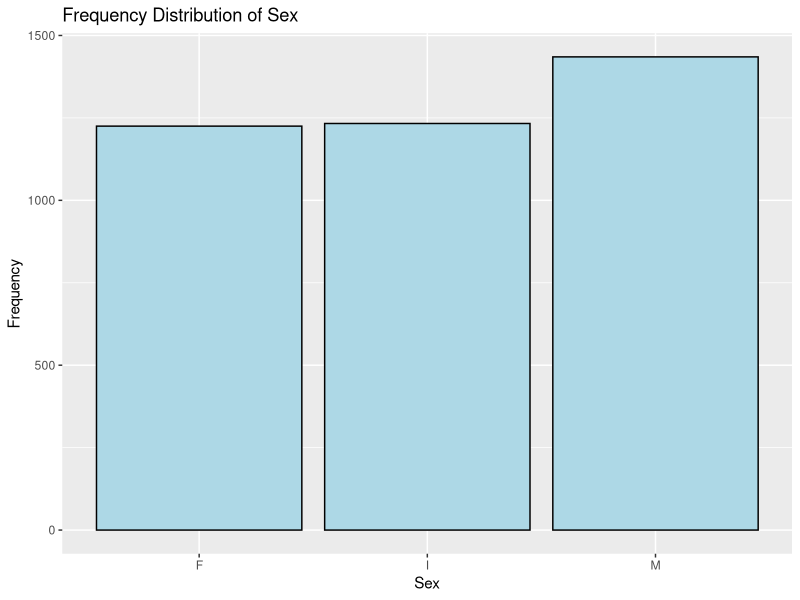
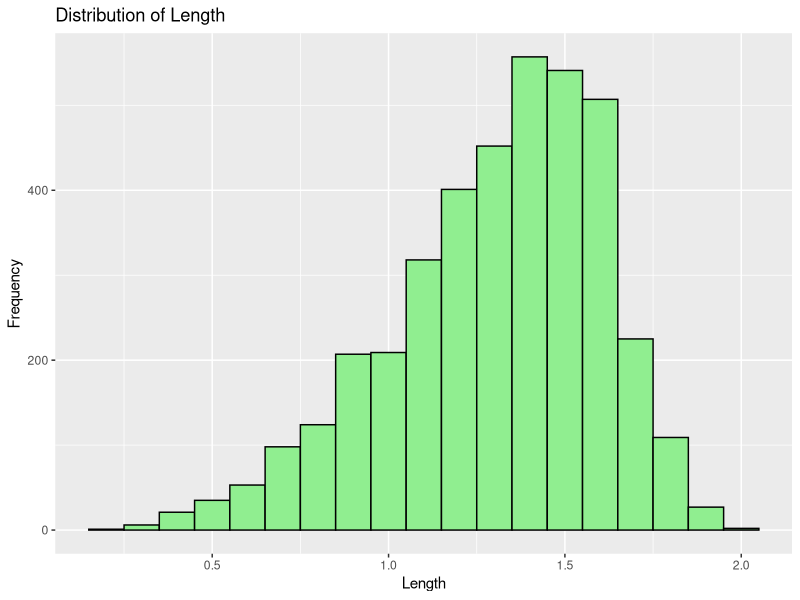
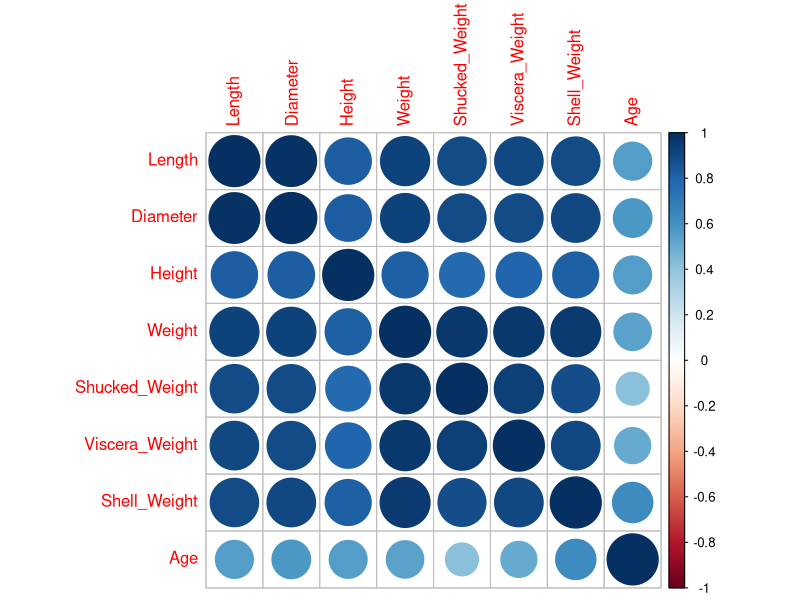
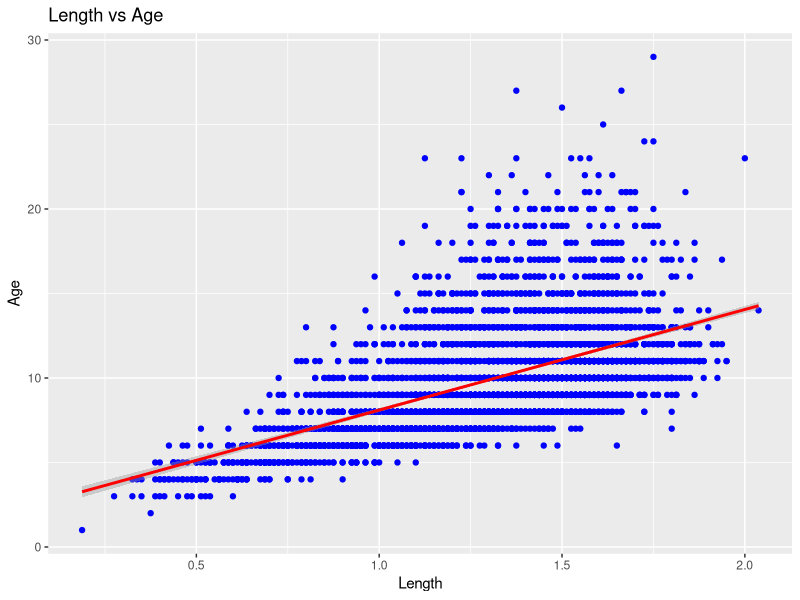
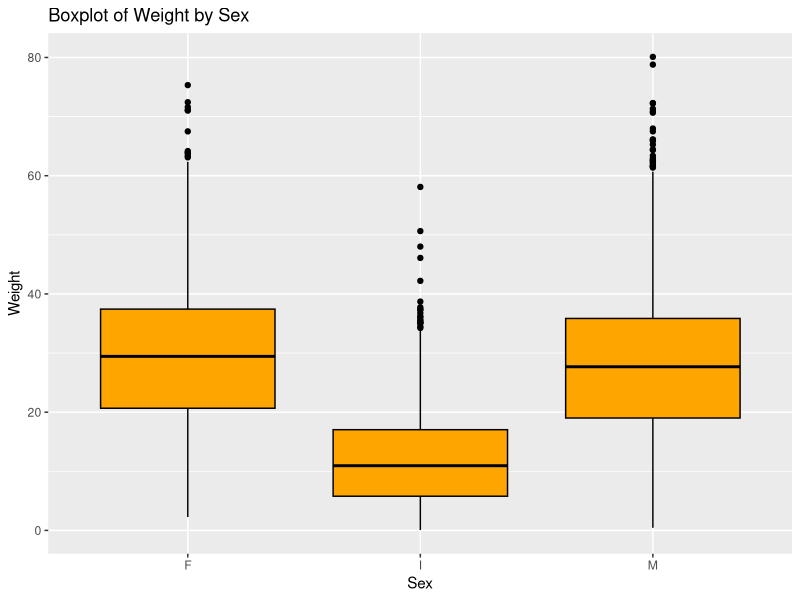
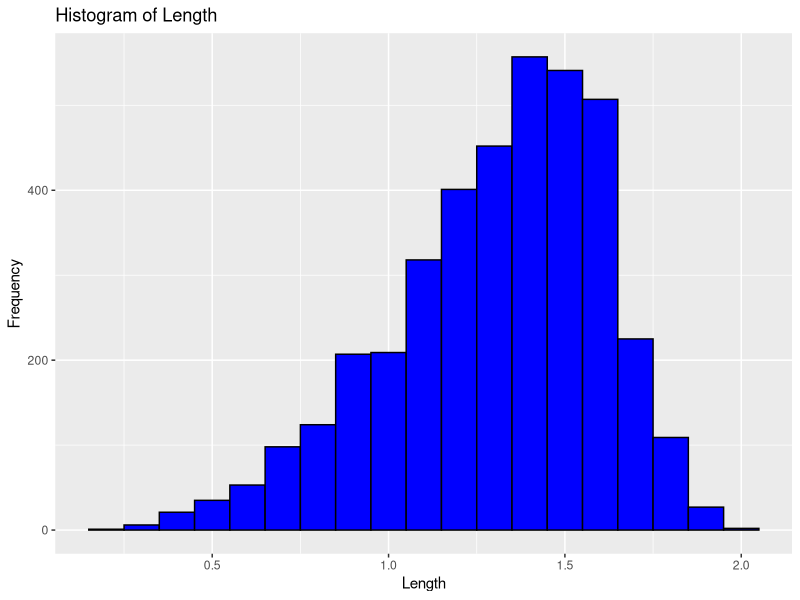
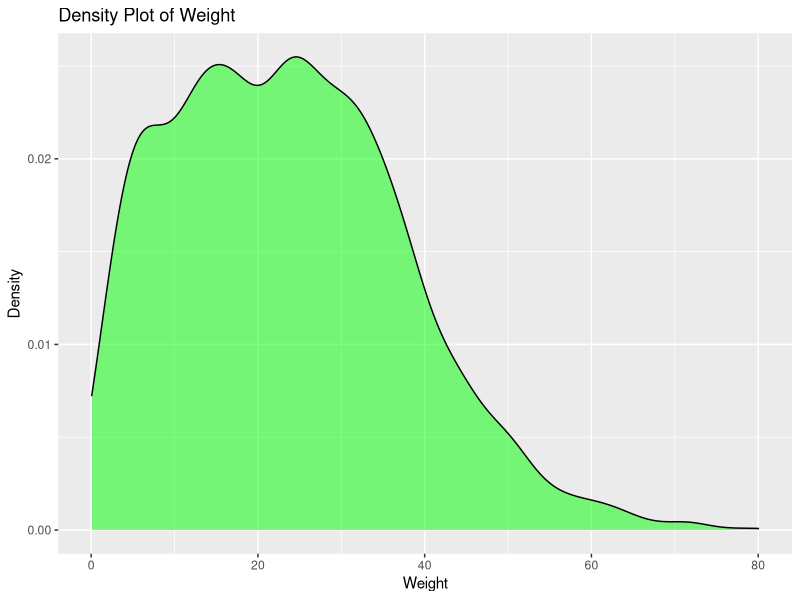
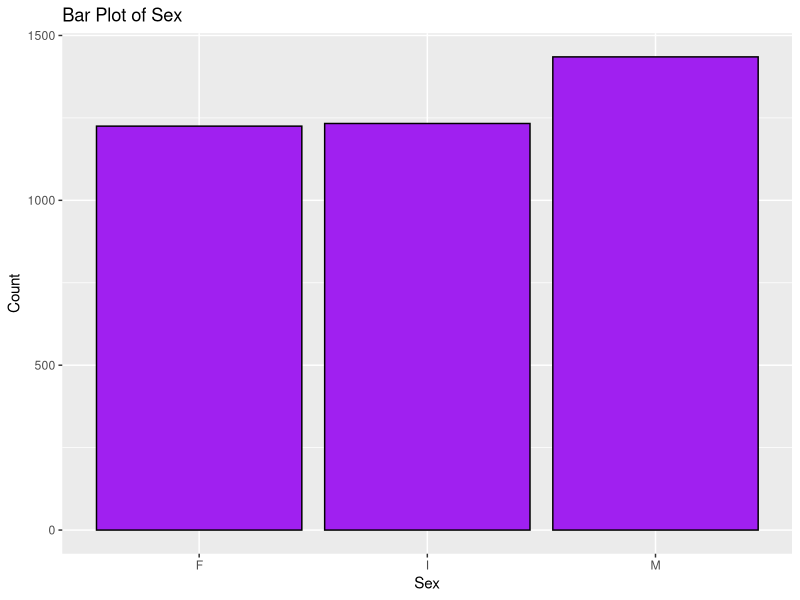

Source code (R) for these figures, in order:
# Load dataset
crab_data <- read.csv("data/CrabAgePrediction.csv", colClasses = c(
  Sex = "factor",
  Length = "numeric",
  Diameter = "numeric",
  Height = "numeric",
  Weight = "numeric",
  Shucked_Weight = "numeric",
  Viscera_Weight = "numeric",
  Shell_Weight = "numeric",
  Age = "integer"
))

# Display the structure of the dataset
str(crab_data)

# View the first few rows of the dataset
head(crab_data)

# View the dataset in a separate viewer window
View(crab_data)

# Load necessary libraries
library(ggplot2)

# Frequency distribution of categorical variable 'Sex'
sex_frequency <- table(crab_data$Sex)
print(sex_frequency)

# Plot frequency distribution of 'Sex'
ggplot(crab_data, aes(x = Sex)) + 
  geom_bar(fill = "lightblue", color = "black") +
  labs(title = "Frequency Distribution of Sex", x = "Sex", y = "Frequency")

# Mean of numeric variables
mean_length <- mean(crab_data$Length, na.rm = TRUE)
mean_diameter <- mean(crab_data$Diameter, na.rm = TRUE)
mean_height <- mean(crab_data$Height, na.rm = TRUE)
mean_weight <- mean(crab_data$Weight, na.rm = TRUE)
mean_shucked_weight <- mean(crab_data$Shucked_Weight, na.rm = TRUE)
mean_viscera_weight <- mean(crab_data$Viscera_Weight, na.rm = TRUE)
mean_shell_weight <- mean(crab_data$Shell_Weight, na.rm = TRUE)
mean_age <- mean(crab_data$Age, na.rm = TRUE)

print(c(mean_length, mean_diameter, mean_height, mean_weight, mean_shucked_weight, mean_viscera_weight, mean_shell_weight, mean_age))

# Median of numeric variables
median_length <- median(crab_data$Length, na.rm = TRUE)
median_diameter <- median(crab_data$Diameter, na.rm = TRUE)
median_height <- median(crab_data$Height, na.rm = TRUE)
median_weight <- median(crab_data$Weight, na.rm = TRUE)
median_shucked_weight <- median(crab_data$Shucked_Weight, na.rm = TRUE)
median_viscera_weight <- median(crab_data$Viscera_Weight, na.rm = TRUE)
median_shell_weight <- median(crab_data$Shell_Weight, na.rm = TRUE)
median_age <- median(crab_data$Age, na.rm = TRUE)

print(c(median_length, median_diameter, median_height, median_weight, median_shucked_weight, median_viscera_weight, median_shell_weight, median_age))

# Standard deviation of numeric variables
sd_length <- sd(crab_data$Length, na.rm = TRUE)
sd_diameter <- sd(crab_data$Diameter, na.rm = TRUE)
sd_height <- sd(crab_data$Height, na.rm = TRUE)
sd_weight <- sd(crab_data$Weight, na.rm = TRUE)
sd_shucked_weight <- sd(crab_data$Shucked_Weight, na.rm = TRUE)
sd_viscera_weight <- sd(crab_data$Viscera_Weight, na.rm = TRUE)
sd_shell_weight <- sd(crab_data$Shell_Weight, na.rm = TRUE)
sd_age <- sd(crab_data$Age, na.rm = TRUE)

print(c(sd_length, sd_diameter, sd_height, sd_weight, sd_shucked_weight, sd_viscera_weight, sd_shell_weight, sd_age))

# Plot distribution of 'Length'
ggplot(crab_data, aes(x = Length)) + 
  geom_histogram(binwidth = 0.1, fill = "lightgreen", color = "black") +
  labs(title = "Distribution of Length", x = "Length", y = "Frequency")

# Correlation matrix of numeric variables
cor_matrix <- cor(crab_data[, c("Length", "Diameter", "Height", "Weight", "Shucked_Weight", "Viscera_Weight", "Shell_Weight", "Age")], use = "complete.obs")
print(cor_matrix)

# Plot correlation matrix
library(corrplot)
corrplot(cor_matrix, method = "circle")

# Scatter plot of Length vs Age
ggplot(crab_data, aes(x = Length, y = Age)) + 
  geom_point(color = "blue") +
  geom_smooth(method = "lm", color = "red") +
  labs(title = "Length vs Age", x = "Length", y = "Age")

# Load necessary library
library(ggplot2)
library(dplyr)
library(car)

# ANOVA: Weight by Sex
anova_result <- aov(Weight ~ Sex, data = crab_data)
summary(anova_result)

# Post-hoc test if ANOVA is significant
if (summary(anova_result)[[1]][["Pr(>F)"]][1] < 0.05) {
  print("ANOVA is significant, performing post-hoc test (Tukey HSD)...")
  tukey_result <- TukeyHSD(anova_result)
  print(tukey_result)
} else {
  print("ANOVA is not significant, no need for post-hoc test.")
}

# Boxplot to visualize differences in Weight by Sex
ggplot(crab_data, aes(x = Sex, y = Weight)) + 
  geom_boxplot(fill = 'orange', color = 'black') +
  labs(title = "Boxplot of Weight by Sex", x = "Sex", y = "Weight")

# Load necessary libraries
library(ggplot2)
library(dplyr)

# Histogram for Length
ggplot(crab_data, aes(x = Length)) + 
  geom_histogram(binwidth = 0.1, fill = 'blue', color = 'black') +
  labs(title = "Histogram of Length", x = "Length", y = "Frequency")

# Density plot for Weight
ggplot(crab_data, aes(x = Weight)) + 
  geom_density(fill = 'green', alpha = 0.5) +
  labs(title = "Density Plot of Weight", x = "Weight", y = "Density")

# Bar plot for categorical variable (Sex)
ggplot(crab_data, aes(x = Sex)) + 
  geom_bar(fill = 'purple', color = 'black') +
  labs(title = "Bar Plot of Sex", x = "Sex", y = "Count")

# Scatter plot between Length and Weight colored by Sex
ggplot(crab_data, aes(x = Length, y = Weight, color = Sex)) + 
  geom_point() + 
  labs(title = "Scatter Plot of Length vs Weight", x = "Length", y = "Weight")

# Pair plot for numeric variables
pairs(crab_data[, sapply(crab_data, is.numeric)], main = "Pairwise Scatter Plots", 
      pch = 19, col = crab_data$Sex)

# Enhanced pair plot using GGally package
install.packages("GGally") 
library(GGally)
ggpairs(crab_data, aes(color = Sex, alpha = 0.5))

# Box plot for Length by Sex
ggplot(crab_data, aes(x = Sex, y = Length)) + 
  geom_boxplot(fill = 'orange', color = 'black') +
  labs(title = "Box Plot of Length by Sex", x = "Sex", y = "Length")

# Violin plot for Weight by Sex
ggplot(crab_data, aes(x = Sex, y = Weight)) + 
  geom_violin(fill = 'cyan', color = 'black') +
  labs(title = "Violin Plot of Weight by Sex", x = "Sex", y = "Weight")

